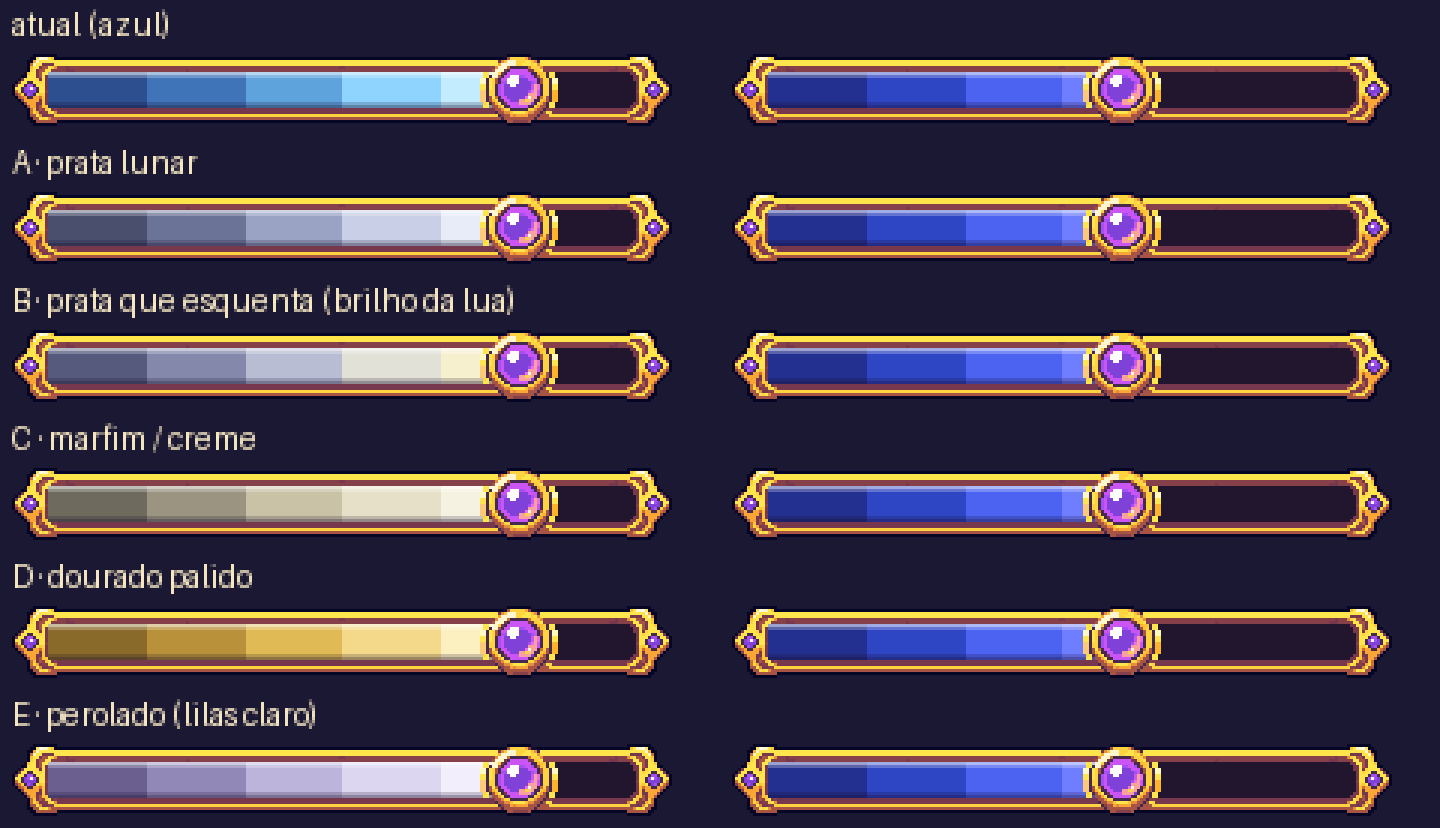

This figure's Python source:
"""Opções de cor para a barra Luz da Lua (prévia; não altera assets/).

Uso: .venv/bin/python previa_cores_luz.py  -> previa_cores_luz.png
A escolhida entra em PREENCHIMENTOS["luz"] de preparar_assets.py.
"""
import json
from pathlib import Path

from PIL import Image, ImageDraw

from preparar_assets import PREENCHIMENTOS, gerar_preenchimento

RAIZ = Path(__file__).parent
UI = RAIZ / "assets" / "ui"

OPCOES = {
    "atual (azul)": PREENCHIMENTOS["luz"],
    "A · prata lunar": ["#4a4f6e", "#6b7396", "#9aa3c4", "#c8cfe6", "#e8ecf8", "#ffffff"],
    "B · prata que esquenta (brilho da lua)": ["#565a7c", "#8489ab", "#b9bdd4", "#e2e1d8", "#f7f0cf", "#fffbe8"],
    "C · marfim / creme": ["#6e6a5e", "#9a9480", "#c9c2a6", "#e6e0c8", "#f6f2e2", "#fffdf6"],
    "D · dourado palido": ["#8a6a2a", "#b8913a", "#e0bb55", "#f5d98a", "#fcefc0", "#fffbe8"],
    "E · perolado (lilas claro)": ["#6a5f8f", "#9288b8", "#bdb4dc", "#ddd6f0", "#f2eefb", "#ffffff"],
}

if __name__ == "__main__":
    meta = json.loads((UI / "barra.json").read_text())
    i = meta["interior"]
    trilho = Image.open(UI / "barra_trilho.png").convert("RGBA")
    gema = Image.open(UI / "barra_gema.png").convert("RGBA")
    mana = Image.open(UI / "barra_preench_mana.png").convert("RGBA")

    def barra(preench, frac):
        t = Image.new("RGBA", (trilho.width + 8, trilho.height + 4), (27, 24, 51, 255))
        t.alpha_composite(trilho, (0, 2))
        w = round(i["w"] * frac)
        t.alpha_composite(preench.crop((0, 0, w, i["h"])), (i["x"], i["y"] + 2))
        t.alpha_composite(gema, (i["x"] + w - 14, 1))
        return t

    linhas = []
    for nome, cores in OPCOES.items():
        luz = gerar_preenchimento(cores, i["w"], i["h"])
        linha = Image.new("RGBA", (trilho.width * 2 + 40, trilho.height + 22), (27, 24, 51, 255))
        ImageDraw.Draw(linha).text((4, 2), nome, fill=(255, 240, 200, 255))
        linha.alpha_composite(barra(luz, 0.8), (4, 16))
        linha.alpha_composite(barra(mana, 0.6), (trilho.width + 24, 16))
        linhas.append(linha)
    H = sum(l.height for l in linhas)
    tela = Image.new("RGBA", (linhas[0].width, H), (27, 24, 51, 255))
    y = 0
    for l in linhas:
        tela.alpha_composite(l, (0, y))
        y += l.height
    tela = tela.resize((tela.width * 3, tela.height * 3), Image.NEAREST)
    tela.save(RAIZ / "previa_cores_luz.png")
    print("previa_cores_luz.png", tela.size)
